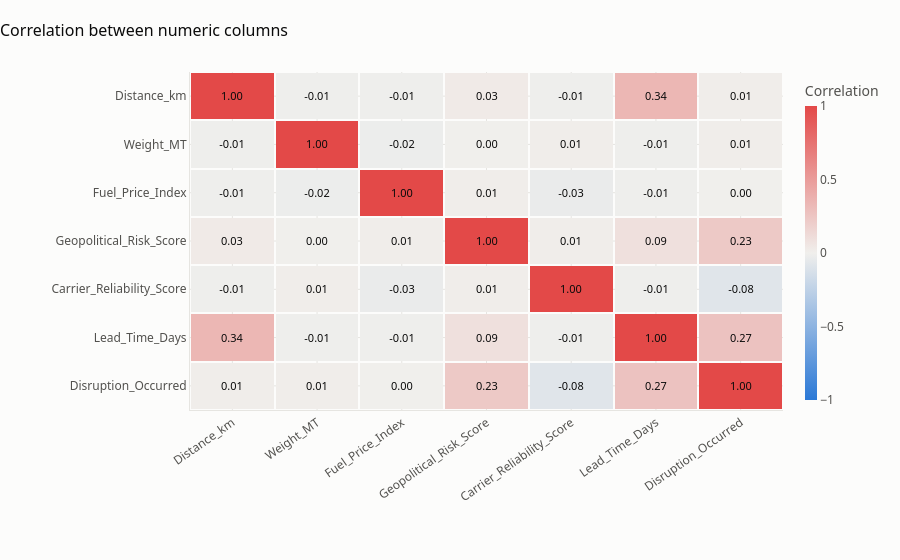

The notebook cell saved with this chart:
### Markdown cell above
## 5. Do the columns relate to each other

A correlation of 0 means two columns have nothing to do with each other. A value near +1 or -1 means they move together. The outcome column is included as the last row.

### Code cell
corr = raw[numeric_cols + [TARGET]].corr().round(2)

fig = go.Figure(go.Heatmap(
    z=corr.values, x=corr.columns, y=corr.index, zmin=-1, zmax=1,
    colorscale=[[0, "#2a78d6"], [0.5, "#f0efec"], [1, "#e34948"]],
    text=corr.values, texttemplate="%{text:.2f}", textfont=dict(color=INK, size=11),
    xgap=2, ygap=2, colorbar=dict(title="Correlation", thickness=12),
    hovertemplate="%{y}<br>%{x}<br>Correlation: %{z:.2f}<extra></extra>",
))
fig.update_yaxes(autorange="reversed")
fig.update_xaxes(tickangle=-35)
style(fig, "Correlation between numeric columns", height=560)
fig.update_layout(margin=dict(l=190, b=150))
fig.show()

inputs_only = corr.loc[numeric_cols, numeric_cols]
off_diagonal = inputs_only.where(~np.eye(len(inputs_only), dtype=bool)).abs().stack().dropna()
print(f"Strongest link between any two input columns: {off_diagonal.max():.2f}")
print(f"Input pairs with a link stronger than 0.30   : {int((off_diagonal > 0.30).sum() / 2)} of {len(off_diagonal) // 2}")
print()
print("Link between each input and the outcome:")
corr[TARGET].drop(TARGET).sort_values(key=abs, ascending=False).to_frame("correlation")

### Figure 1 — Plotly figure (JSON) as saved in the notebook; plotly's stock layout.template omitted (floating-point values rounded to 4 significant figures)
{"data": [{"colorbar": {"thickness": 12, "title": {"text": "Correlation"}}, "colorscale": [[0, "#2a78d6"], [0.5, "#f0efec"], [1, "#e34948"]], "hovertemplate": "%{y}<br>%{x}<br>Correlation: %{z:.2f}<extra></extra>", "text": [[1.0, -0.01, -0.01, 0.03, -0.01, 0.34, 0.01], [-0.01, 1.0, -0.02, -0.0, 0.01, -0.01, 0.01], [-0.01, -0.02, 1.0, 0.01, -0.03, -0.01, 0.0], [0.03, -0.0, 0.01, 1.0, 0.01, 0.09, 0.23], [-0.01, 0.01, -0.03, 0.01, 1.0, -0.01, -0.08], [0.34, -0.01, -0.01, 0.09, -0.01, 1.0, 0.27], [0.01, 0.01, 0.0, 0.23, -0.08, 0.27, 1.0]], "textfont": {"color": "#0b0b0b", "size": 11}, "texttemplate": "%{text:.2f}", "type": "heatmap", "x": ["Distance_km", "Weight_MT", "Fuel_Price_Index", "Geopolitical_Risk_Score", "Carrier_Reliability_Score", "Lead_Time_Days", "Disruption_Occurred"], "xgap": 2, "y": ["Distance_km", "Weight_MT", "Fuel_Price_Index", "Geopolitical_Risk_Score", "Carrier_Reliability_Score", "Lead_Time_Days", "Disruption_Occurred"], "ygap": 2, "z": [[1.0, -0.01, -0.01, 0.03, -0.01, 0.34, 0.01], [-0.01, 1.0, -0.02, -0.0, 0.01, -0.01, 0.01], [-0.01, -0.02, 1.0, 0.01, -0.03, -0.01, 0.0], [0.03, -0.0, 0.01, 1.0, 0.01, 0.09, 0.23], [-0.01, 0.01, -0.03, 0.01, 1.0, -0.01, -0.08], [0.34, -0.01, -0.01, 0.09, -0.01, 1.0, 0.27], [0.01, 0.01, 0.0, 0.23, -0.08, 0.27, 1.0]], "zmax": 1, "zmin": -1}], "layout": {"font": {"color": "#52514e", "family": "Segoe UI, Arial, sans-serif", "size": 12}, "height": 560, "hoverlabel": {"bgcolor": "white", "font": {"color": "#0b0b0b"}}, "margin": {"b": 150, "l": 190, "r": 32, "t": 72}, "paper_bgcolor": "#fcfcfb", "plot_bgcolor": "#fcfcfb", "title": {"font": {"color": "#0b0b0b", "size": 16}, "text": "Correlation between numeric columns", "x": 0, "xanchor": "left"}, "xaxis": {"gridcolor": "#e6e5e1", "linecolor": "#e6e5e1", "tickangle": -35, "zeroline": false}, "yaxis": {"autorange": "reversed", "gridcolor": "#e6e5e1", "linecolor": "#e6e5e1", "zeroline": false}}}
